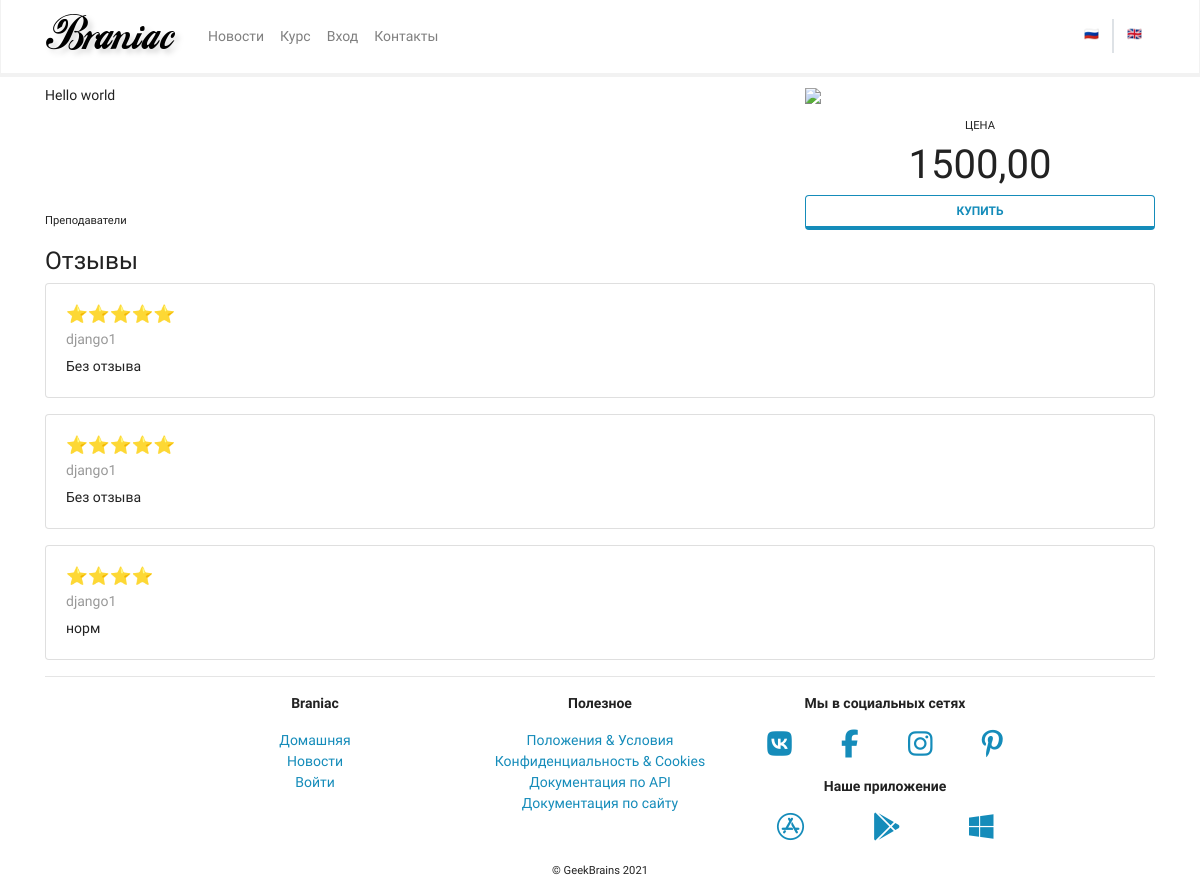
The page /mainapp/courses/1/detail/ on the database its author committed.
### mainapp/models.py (models this page shows, shortened)
class Course(models.Model):
    title = models.CharField(max_length=256, verbose_name='Заголовок')
    description = models.TextField(verbose_name='Описание')
    cost = models.DecimalField(max_digits=8, decimal_places=2, verbose_name='Стоимость', default=8)
    created_at = models.DateTimeField(auto_now_add=True, verbose_name='Создан')
    update_at = models.DateTimeField(auto_now=True, verbose_name='Обновлен')
    deleted = models.BooleanField(default=False, verbose_name='Удалено')
    class Meta:
        verbose_name = _("Course")
        verbose_name_plural = _("Courses")

class CourseFeedback(models.Model):
    RATING_FIVE = 5
    RATING_FOUR = 4
    RATING_THREE = 3
    RATING_TWO = 2
    RATING_ONE = 1
    RATINGS = (
        (RATING_FIVE, '⭐⭐⭐⭐⭐'),
        (RATING_FOUR, '⭐⭐⭐⭐'),
        (RATING_THREE, '⭐⭐⭐'),
        (RATING_TWO, "⭐⭐"),
        (RATING_ONE, "⭐")
    )
    course = models.ForeignKey(Course, on_delete=models.CASCADE, verbose_name='Курс')
    user = models.ForeignKey(settings.AUTH_USER_MODEL, on_delete=models.CASCADE, verbose_name='Полльзователь')
    rating = models.SmallIntegerField(choices=RATINGS, default=RATING_FIVE, verbose_name='Рейтинг')
    feedback = models.TextField(verbose_name='', default='Без отзыва')
    class Meta:
        verbose_name = ''
        verbose_name_plural = ''

### authapp/models.py (models this page shows)
class User(AbstractUser):
    email = models.EmailField(blank=True, verbose_name='Email', unique=True)
    age = models.PositiveSmallIntegerField(verbose_name='Возраст', **NULLABLE)
    avatar = models.ImageField(upload_to='users', **NULLABLE)
    class Meta:
        verbose_name = 'пользователь'
        verbose_name_plural = 'пользователи'

### mainapp/views.py (the view)
# urls.py: path('courses/<int:pk>/detail/', views.CourseDetailView.as_view(), name='courses_detail'),
class CourseDetailView(TemplateView):
    template_name = 'mainapp/courses_detail.html'
    def get_context_data(self, **kwargs):
        context_data = super().get_context_data(**kwargs)
        context_data['course_object'] = get_object_or_404(Course, pk=self.kwargs.get('pk'))
        context_data['lessons'] = Lesson.objects.filter(course=context_data['course_object'])
        context_data['teachers'] = CourseTeacher.objects.filter(courses=context_data['course_object'])
        feedback_list_key = f'course_feedback_{context_data["course_object"].pk}'
        cached_feedback_list = cache.get(feedback_list_key)
        if cached_feedback_list is None:
            context_data['feedback_list'] = CourseFeedback.objects.filter(course=context_data['course_object'])
            cache.set(feedback_list_key, context_data['feedback_list'], timeout=300)
        else:
            context_data['feedback_list'] = cached_feedback_list
        if self.request.user.is_authenticated:
            context_data['feedback_form'] = CourseFeedbackForm(
                course=context_data['course_object'],
                user=self.request.user
            )
        return context_data

### mainapp/context_processor.py (called while the page is built)
def my_context_processor(request):
    return {
        'foo': 'bar'
    }

### mainapp/templates/mainapp/courses_detail.html (shortened to what this page needs)
{% extends 'mainapp/base.html' %}
{% load static crispy_forms_tags %}
{% block content %}
<div class="row justify-content-center">
    <div class="col-sm-12 col-md-6 col-lg-8 order-2 order-md-1">
        <div class="row h-100">
            <div class="col-12">
                {% if course_object.description_as_markdown %}
                {{ course_object.description }}
                {% else %}
                {{ course_object.description }}
                {% endif %}
            </div>
            <div class="col-12 align-self-end">
                <p>
                    <small>Преподаватели</small><br>
                </p>
            </div>
        </div>
    </div>
    <div class="col-sm-12 col-md-6 col-lg-4 order-1 order-md-2">
        <div class="row h-100">
            <div class="col-12 align-self-start">
                <img class="w-100" src="{% static course_object.cover %}">
            </div>
            <div class="col-12 align-self-end d-none d-md-block">
                <p class="text-center mt-2">
                    <small class="text-uppercase">цена</small><br>
                    <span style="font-size: 30pt;">
{{ course_object.cost}}
</span><br>
                    <a href="#" class="btn btn-outline-primary btn-block"
                       role="button">Купить</a>
                </p>
            </div>
        </div>
    </div>
</div>
<h3>Отзывы</h3>
<div id="feedback_list">
    {% if feedback_list %}
    {% for item in feedback_list %}
    {% include 'mainapp/includes/feedback_card.html' %}
    {% endfor %}
    {% else %}
    <p>
        No feedback yet. Be first!
    </p>
    {% endif %}
</div>
{% endblock content %}

### mainapp/templates/mainapp/includes/feedback_card.html
<div class="card mb-3">
    <div class="card-body">
        <h5 class="card-title">{{ item.get_rating_display }}</h5>
        <h6 class="card-subtitle mb-2 text-muted">{{ item.user }}</h6>
        <p class="card-text">
            {{ item.feedback }}
        </p>
    </div>
</div>

### rows shown on the page
Course: description "Hello world", cost "1500,00"
CourseFeedback: rating "⭐⭐⭐⭐⭐", user "django1", feedback "Без отзыва"
CourseFeedback: rating "⭐⭐⭐⭐⭐", user "django1", feedback "Без отзыва"
CourseFeedback: rating "⭐⭐⭐⭐", user "django1", feedback "норм"
